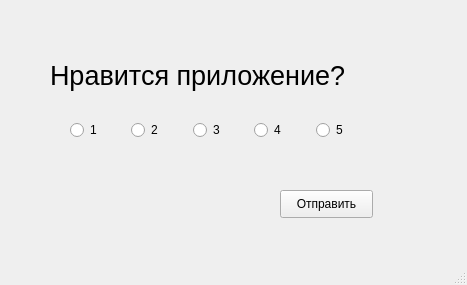
<?xml version="1.0" encoding="UTF-8"?>
<ui version="4.0">
 <class>rateApp</class>
 <widget class="QMainWindow" name="rateApp">
  <property name="geometry">
   <rect>
    <x>0</x>
    <y>0</y>
    <width>467</width>
    <height>285</height>
   </rect>
  </property>
  <property name="windowTitle">
   <string>Оцените приложение</string>
  </property>
  <property name="windowIcon">
   <iconset resource="res.qrc">
    <normaloff>:/new/images/32.png</normaloff>:/new/images/32.png</iconset>
  </property>
  <widget class="QWidget" name="centralwidget">
   <widget class="QLabel" name="label">
    <property name="geometry">
     <rect>
      <x>50</x>
      <y>40</y>
      <width>371</width>
      <height>71</height>
     </rect>
    </property>
    <property name="font">
     <font>
      <pointsize>20</pointsize>
     </font>
    </property>
    <property name="text">
     <string>Нравится приложение?</string>
    </property>
   </widget>
   <widget class="QPushButton" name="pushButton">
    <property name="geometry">
     <rect>
      <x>280</x>
      <y>190</y>
      <width>93</width>
      <height>28</height>
     </rect>
    </property>
    <property name="text">
     <string>Отправить</string>
    </property>
   </widget>
   <widget class="QWidget" name="widget" native="true">
    <property name="geometry">
     <rect>
      <x>70</x>
      <y>100</y>
      <width>301</width>
      <height>61</height>
     </rect>
    </property>
    <layout class="QHBoxLayout" name="horizontalLayout_2">
     <item>
      <widget class="QRadioButton" name="radioButton">
       <property name="text">
        <string>1</string>
       </property>
      </widget>
     </item>
     <item>
      <widget class="QRadioButton" name="radioButton_4">
       <property name="text">
        <string>2</string>
       </property>
      </widget>
     </item>
     <item>
      <widget class="QRadioButton" name="radioButton_3">
       <property name="text">
        <string>3</string>
       </property>
      </widget>
     </item>
     <item>
      <widget class="QRadioButton" name="radioButton_5">
       <property name="text">
        <string>4</string>
       </property>
      </widget>
     </item>
     <item>
      <widget class="QRadioButton" name="radioButton_2">
       <property name="text">
        <string>5</string>
       </property>
      </widget>
     </item>
    </layout>
   </widget>
  </widget>
  <widget class="QMenuBar" name="menubar">
   <property name="geometry">
    <rect>
     <x>0</x>
     <y>0</y>
     <width>467</width>
     <height>26</height>
    </rect>
   </property>
  </widget>
  <widget class="QStatusBar" name="statusbar"/>
 </widget>
 <resources>
  <include location="res.qrc"/>
 </resources>
 <connections/>
</ui>
